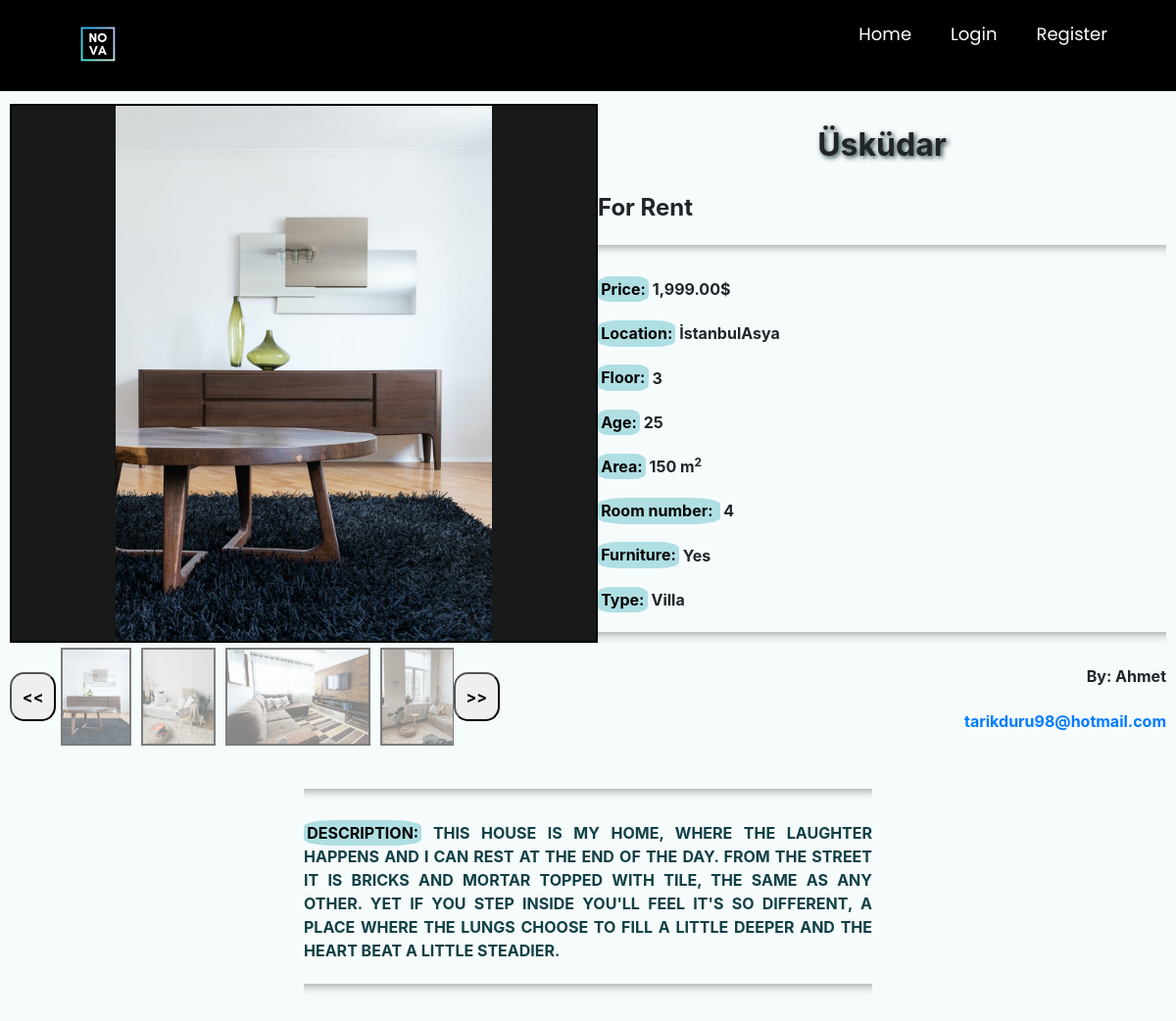
/product_details/112, run on an earlier commit of the app's database.
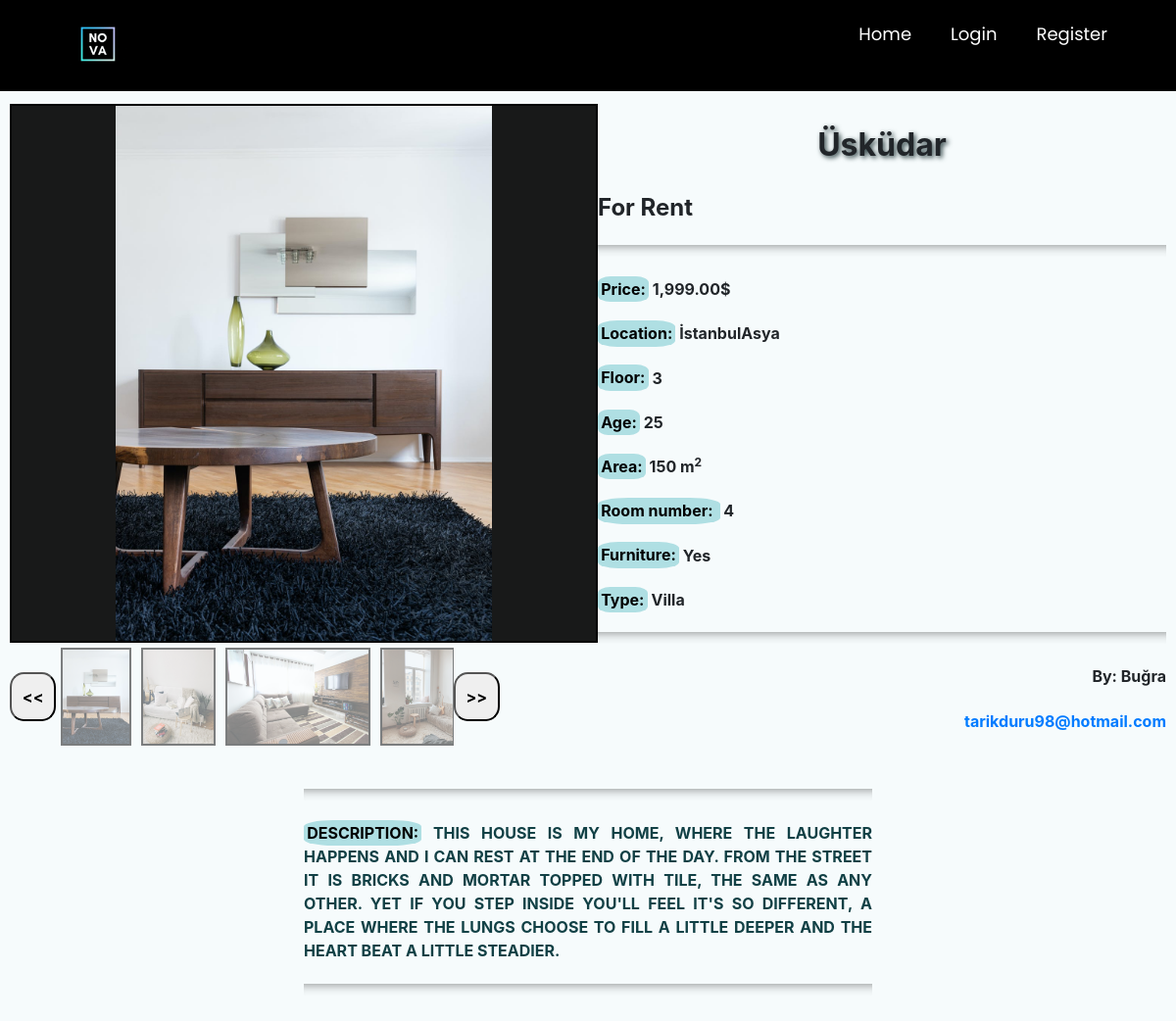
And on a later commit of the database.
### main/models.py (models this page shows, shortened)
class PostImages(models.Model):
    image = models.ImageField(null=True, blank=True)
    gallery = models.ForeignKey(Post,null=True,on_delete= models.CASCADE)

class Post(models.Model):
    ouruser = models.ForeignKey(ourUser, null=True, on_delete=models.CASCADE)
    post_title = models.CharField(max_length=255,null=True)
    post_description = models.TextField()
    price = models.DecimalField(decimal_places=2 , max_digits=12)
    location = models.CharField(max_length=255,null=True,choices=city)
    postType = models.CharField(choices=RorS , max_length=50, null=True , default='For Sale')
    floor = models.DecimalField(decimal_places=0 , max_digits=3 ,null=True)
    building_age = models.DecimalField(decimal_places=0, max_digits=2 , null=True)
    area = models.DecimalField(decimal_places=0,max_digits=4 ,null=True)
    isFurniture = models.CharField(choices=Furniture ,null=True,max_length=50,default="No")
    building_type = models.CharField(choices=b_types ,null=True ,max_length=50)
    room = models.DecimalField(decimal_places=0 , max_digits=3 ,null=True)

class ourUser(models.Model):
    user = models.OneToOneField(User, null=True, on_delete=models.CASCADE)
    username = models.CharField(max_length=255,null=True)
    first_name = models.CharField(max_length=255,null=True)
    last_name = models.CharField(max_length=255,null=True)
    email = models.EmailField(max_length=254)

### main/views.py (the view)
# urls.py: path('product_details/<int:pk>', views.productdetails, name="product_details"),
def productdetails(request, pk):
    posts = Post.objects.get(id=pk)
    pimage = PostImages.objects.filter(gallery=posts)
    return render(request, 'main/product_details.html', {'posts': posts, 'pimage': pimage})

### main/templates/main/product_details.html (shortened to what this page needs)
<!DOCTYPE html>
{% extends 'main/mainpage.html' %}
{% load static %}
{% load humanize %}
{% block content %}
<html>
<head>
	   <link href="//maxcdn.bootstrapcdn.com/bootstrap/4.1.1/css/bootstrap.min.css" rel="stylesheet" id="bootstrap-css">
</head>
<body>
	<div class="bg ">
	<div id="content-wrapper">
		<div class="column">
			<img id=featured src="{% static pimage.first.image.url %}">
			<div id="slide-wrapper"  >
				<button id="slideLeft" class="arrow " > <b><<</b> </button>
				<div id="slider" >
					{% for i in pimage %}
    					<img class="thumbnail" src="{% static i.image.url %}" width="500" height="333">
					{% endfor %}
				</div>
				<button id="slideRight" class="arrow " > <b>>></b> </button>
			</div>
		</div>
		<div class="column ">
			<p class="hh1">{{posts.post_title}}</p>
			<p class="hh2"> {{posts.postType}}</p>
			<hr>
			<p class="hh4"><mark>Price:</mark>&nbsp;{{posts.price|intcomma}}$</p>
			<p class="hh4"><mark>Location:</mark>&nbsp;{{posts.location}}</p>
			<p class="hh4"><mark>Floor:</mark>&nbsp;{{posts.floor}}</p>
			<p class="hh4"><mark>Age:</mark>&nbsp;{{posts.building_age}}</p>
			<p class="hh4"><mark>Area:</mark>&nbsp;{{posts.area}} m<sup>2</sup></p>
			<p class="hh4"><mark>Room number: </mark>&nbsp;{{ posts.room }}</p>
			<p class="hh4"><mark>Furniture:</mark>&nbsp;{{posts.isFurniture}}</p>
			<p class="hh4"><mark>Type:</mark>&nbsp;{{posts.building_type}}</p>
			<hr>
			<p class="hh4" style="text-align: right;">By:&nbsp;{{posts.ouruser.first_name}}</p>
			<p class="hh4" style="text-align: right;">&nbsp;<a href = "mailto: {{posts.ouruser.email}}">{{posts.ouruser.email}}</a></p>
		</div>
		<div class="column ">
			<hr>
			<p class="des hh4"  ><mark>Description:</mark>&nbsp;{{posts.post_description}}</p>
			<hr>
		</div>
	</div>
	</div>
</body>
{% endblock %}

### main/templates/main/mainpage.html (shortened to what this page needs)
<!DOCTYPE html>
{% load static %}
<html lang="en" dir="ltr">
<head>
</head>
<body class="g">
<nav>
    <div class="logo">
        <a class="navbar-brand pb-2" href="{% url 'homepage' %}"><img src="{% static 'images/nova_logo.gif' %}"
                                                                      style="height: 80px; width: 80px"></a>
    </div>
    <ul>
        {% if user.is_staff %}
        <li><a href="/adminpage">Return Admin Page</a></li>
        {% else %}
        <li><a href="/">Home</a></li>
        {% endif %}
        {% if user.is_authenticated %}
        {% if user.is_staff %}
        <h4 class="text-white">Visitor view for admin</h4>
        {% else %}
        <li>
            <a href="{% url 'editprofile' %}">Account</a>
            <input type="checkbox" id="btn-1">
            <ul>
                <li><a href="{% url 'listaddedposts' %}">My Posts</a></li>
                <li><a href="{% url 'logout' %}">Logout</a></li>
            </ul>
        </li>
        <li>
            <a href="{% url 'createpost' %}">Create Post</a>
            <input type="checkbox" id="btn-3">
        </li>
        {% endif %}
        {% else %}
        <li>
            <a href="{% url 'login' %}">Login</a>
        </li>
        <li>
        <li>
            <a href="{% url 'register' %}">Register</a>
        </li>
        {% endif %}
    </ul>
</nav>
{% block content %}
{% endblock %}
</body>
</html>

### main/templates/main/product_details.html (style rules this page uses)
body,html { width : 100%; height : 100%; margin : 0; padding : 0; }
.bg { background-color: #F6FBFC ; }
.des { text-align: justify; text-transform: uppercase; color: #114045 ; word-wrap:break-word; }
.hh1 { text-shadow: 2px 2px 5px #2F4345; text-align: center; text-transform: capitalize; display: block; font-size: 2em; margin-top: 0.67em; margin-bottom: 0.67em; margin-left: 0; margin-right: 0; font-weight: bold; }
.hh2 { display: block; font-size: 1.5em; margin-top: 0.83em; margin-bottom: 0.83em; margin-left: 0; margin-right: 0; font-weight: bold; }
.hh4 { margin-top: 1.33em; margin-bottom: 1.33em; margin-left: 0; margin-right: 0; font-weight: bold; }
mark { background-color:#AFDFE3; border-radius: 25%; }
hr { height: 12px; border: 0; box-shadow: inset 0 12px 12px -12px rgba(0, 0, 0, 0.5); }
#content-wrapper { display: flex; flex-wrap: wrap; justify-content: center; align-items: center; }
.column { width: 600px; padding: 10px; }
#featured { max-width: 600px; max-height: 550px; min-width: 600px; min-height: 550px; cursor: pointer; border: 2px solid black; object-fit: contain; background-color: rgba(0,0,0,0.9); }
.thumbnail { object-fit: cover; max-width: 180px; max-height: 100px; cursor: pointer; opacity: 0.5; margin: 5px; border: 2px solid black; }
#slide-wrapper { max-width: 500px; display: flex; min-height: 100px; align-items: center; }
#slider { width: 440px; display: flex; flex-wrap: nowrap; overflow-x: auto; cursor: grab; }
.arrow { width: 50px; height: 50px; cursor: pointer; transition: .3s; border-radius:30%; }

### main/templates/main/mainpage.html (style rules this page uses)
nav { margin: 0; padding: 0; user-select: none; box-sizing: border-box; font-family: 'Poppins', sans-serif; }
body.g { background-image: url('/static/images/wallpaper.jpg'); background-size: cover; background-repeat: no-repeat; background-attachment: fixed; }
nav { background: #000000; }
nav:after { content: ''; clear: both; display: table; }
nav .logo { float: left; color: white; font-size: 27px; font-weight: 600; line-height: 70px; padding-left: 60px; }
nav ul { float: right; margin-right: 40px; list-style: none; position: relative; z-index: 10000; }
nav ul li { float: left; display: inline-block; background: #000000; margin: 0 5px; }
nav ul li a { color: white; line-height: 70px; text-decoration: none; font-size: 18px; padding: 8px 15px; }

What changed in the data, as far as the page shows it:
changed through a linked row, Post "Üsküdar": ouruser.first_name "Ahmet" → "Buğra"
